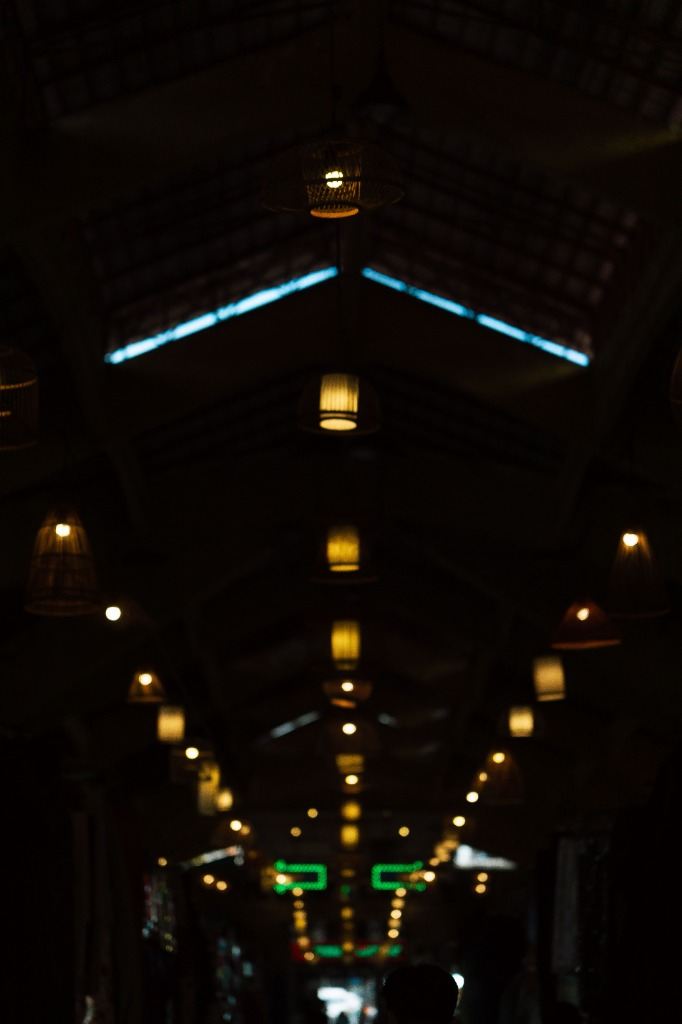
#> input picture data/test/LOL/low/custom_ceiling.jpg, 682 x 1024 px; its folder holds only this picture in this run
$ python -i data_loader.py   (imports and definitions only)
#> lines starting #> are read from the running program, lines starting #| are printed output that depends on the picture
import os
import random
import cv2
import numpy as np
import torch
from torch.utils.data import Dataset, DataLoader
from PIL import Image

def histogram_equalization(img_np):
    """
    Applies histogram equalization to RGB image in [0, 1].
    Converts to YCrCb space, equalizes Y channel, and converts back to RGB.
    """
    img_uint8 = np.clip(img_np * 255.0, 0, 255).astype(np.uint8)
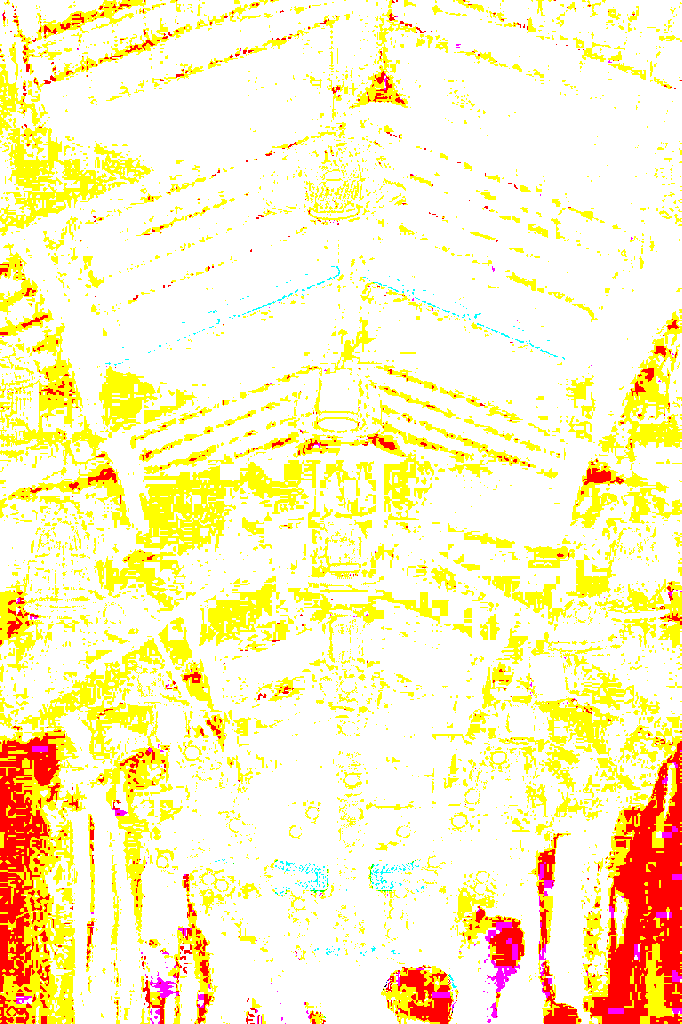
#> img_uint8: shape (1024, 682, 3); mean R, G, B 254.6, 242.2, 193.9
    ycrcb = cv2.cvtColor(img_uint8, cv2.COLOR_RGB2YCrCb)
#> ycrcb: shape (1024, 682, 3); mean of channels 0, 1, 2 240.4, 138.1, 101.8
    ycrcb[:, :, 0] = cv2.equalizeHist(ycrcb[:, :, 0])
#> ycrcb: shape (1024, 682, 3); mean of channels 0, 1, 2 205.2, 138.1, 101.8
    rgb_eq = cv2.cvtColor(ycrcb, cv2.COLOR_YCrCb2RGB)
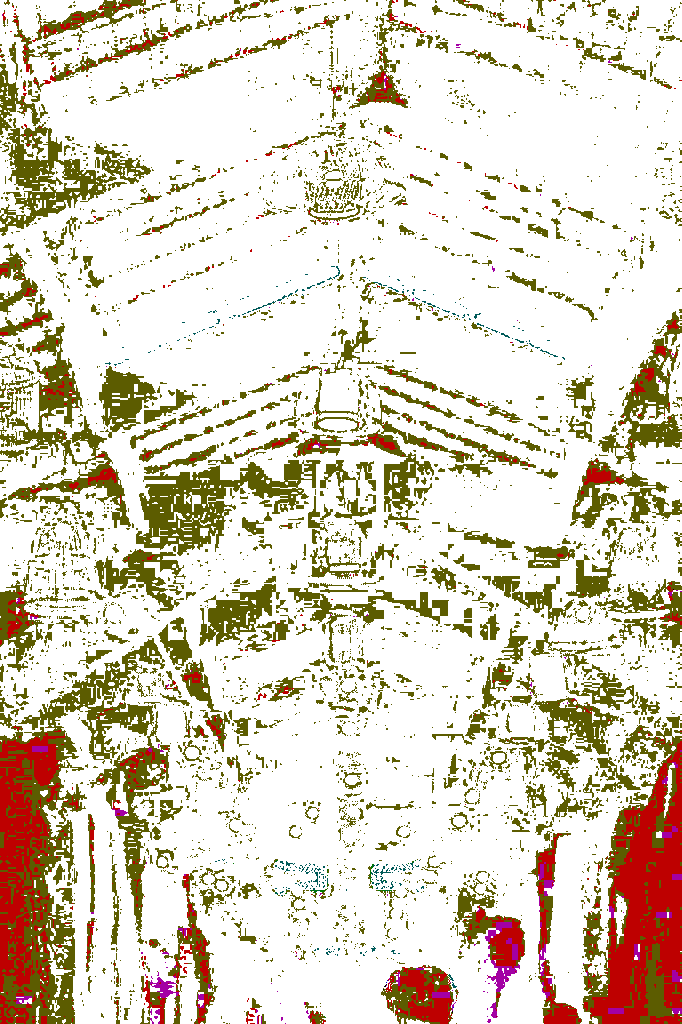
#> rgb_eq: shape (1024, 682, 3); mean R, G, B 219.6, 210.4, 193.2
    return rgb_eq.astype(np.float32) / 255.0
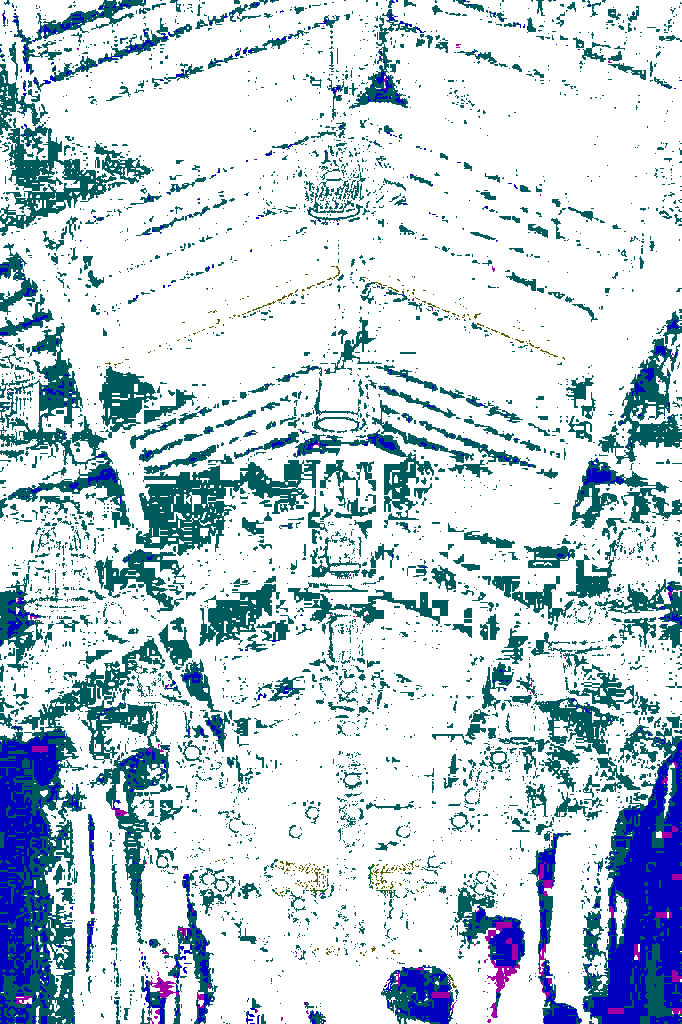
#> returned value: shape (1024, 682, 3) float32; mean of channels 0, 1, 2 0.863, 0.827, 0.758; drawn as B, G, R

class LowLightDataset(Dataset):
    """
    Unsupervised dataset loader for SPNet (IEEE TMM 2025).
    Loads raw low-light image S1 and computes:
    - SHE: Histogram Equalization of S1
    - S2: Pseudo-reference via quadratic curve S2 = S1 + alpha * S1 * (1 - S1)
    """
    # [13 lines left out: function __init__, not called in this run]

    def __len__(self):
        return len(self.img_paths)

    # [51 lines left out: functions __getitem__, get_dataloader, not called in this run]

# [7 lines not run here, left out]

>>> import cv2
>>> picture = cv2.cvtColor(cv2.imread('../data/test/LOL/low/custom_ceiling.jpg'), cv2.COLOR_BGR2RGB)
>>> result = histogram_equalization(picture)

$ run again, on data/test/LOL/low/1.png
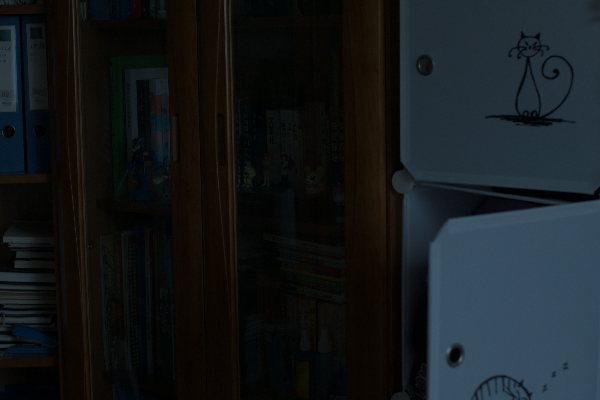
#> input picture data/test/LOL/low/1.png, 600 x 400 px
#> in histogram_equalization, `img_uint8 = np.clip(img_np * 255.0, 0, 255).astype(np.uint8)`:
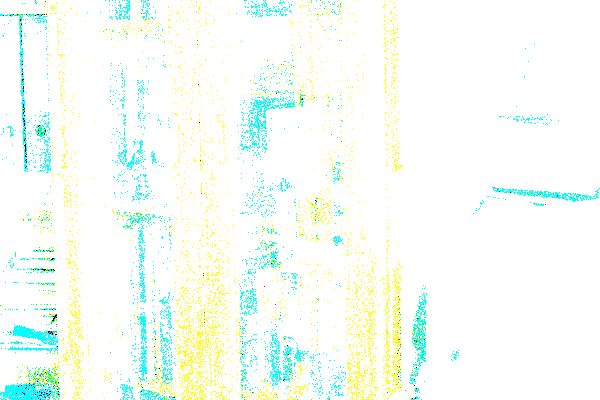
#> img_uint8: shape (400, 600, 3); mean R, G, B 246.1, 254.7, 247.3
#> in histogram_equalization, `return rgb_eq.astype(np.float32) / 255.0`:
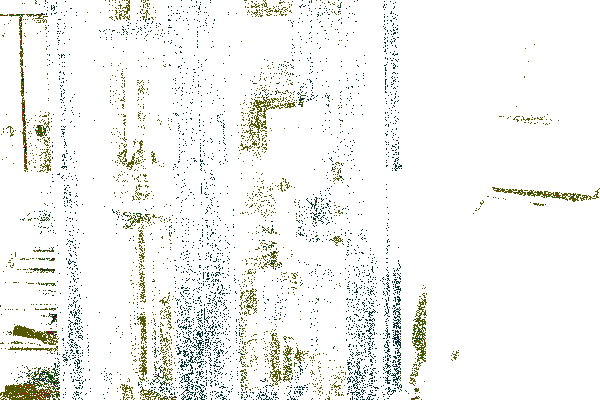
#> returned value: shape (400, 600, 3) float32; mean of channels 0, 1, 2 0.942, 0.954, 0.948; drawn as B, G, R

$ run again, on data/test/LOL/low/111.png
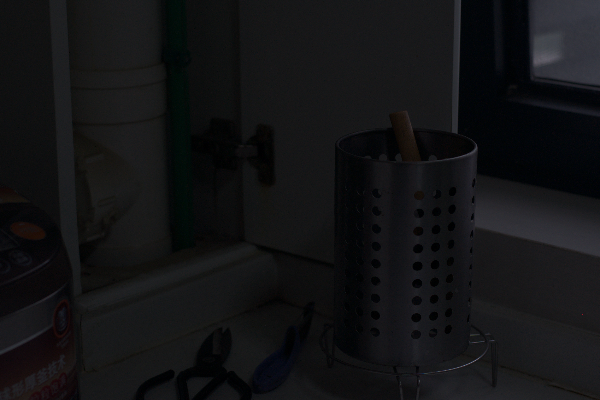
#> input picture data/test/LOL/low/111.png, 600 x 400 px
#> in histogram_equalization, `img_uint8 = np.clip(img_np * 255.0, 0, 255).astype(np.uint8)`:
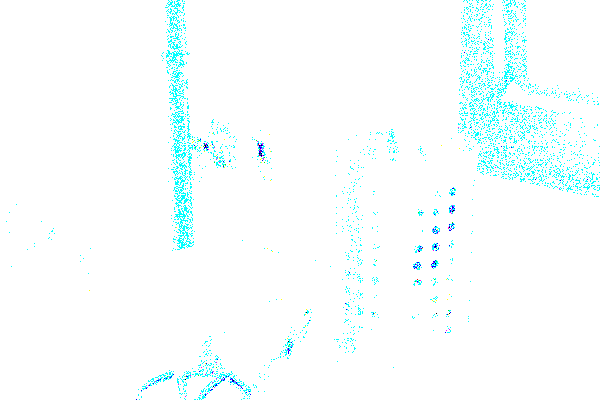
#> img_uint8: shape (400, 600, 3); mean R, G, B 247.6, 254.7, 254.9
#> in histogram_equalization, `return rgb_eq.astype(np.float32) / 255.0`:
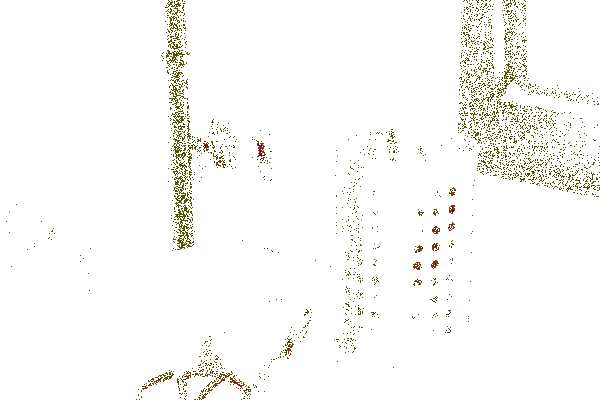
#> returned value: shape (400, 600, 3) float32; mean of channels 0, 1, 2 0.971, 0.98, 0.98; drawn as B, G, R

$ run again, on data/test/LOL/low/179.png
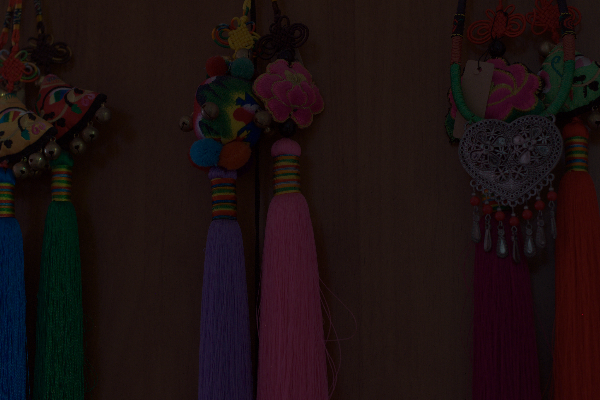
#> input picture data/test/LOL/low/179.png, 600 x 400 px
#> in histogram_equalization, `img_uint8 = np.clip(img_np * 255.0, 0, 255).astype(np.uint8)`:
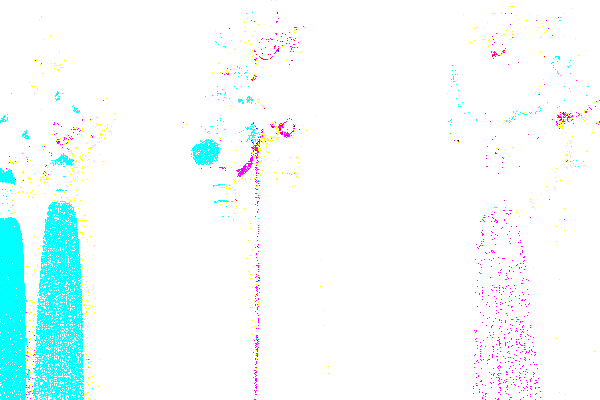
#> img_uint8: shape (400, 600, 3); mean R, G, B 242.7, 253.4, 253.7
#> in histogram_equalization, `return rgb_eq.astype(np.float32) / 255.0`:
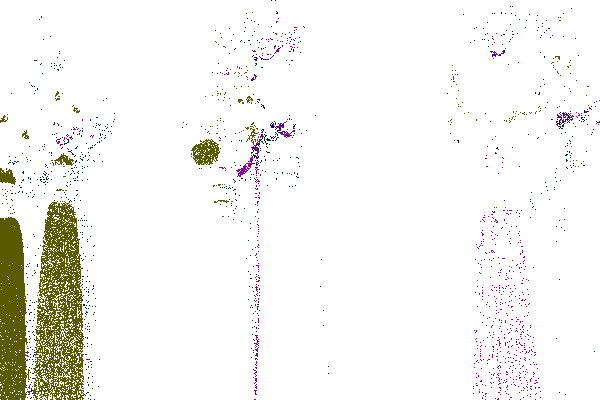
#> returned value: shape (400, 600, 3) float32; mean of channels 0, 1, 2 0.945, 0.959, 0.962; drawn as B, G, R
